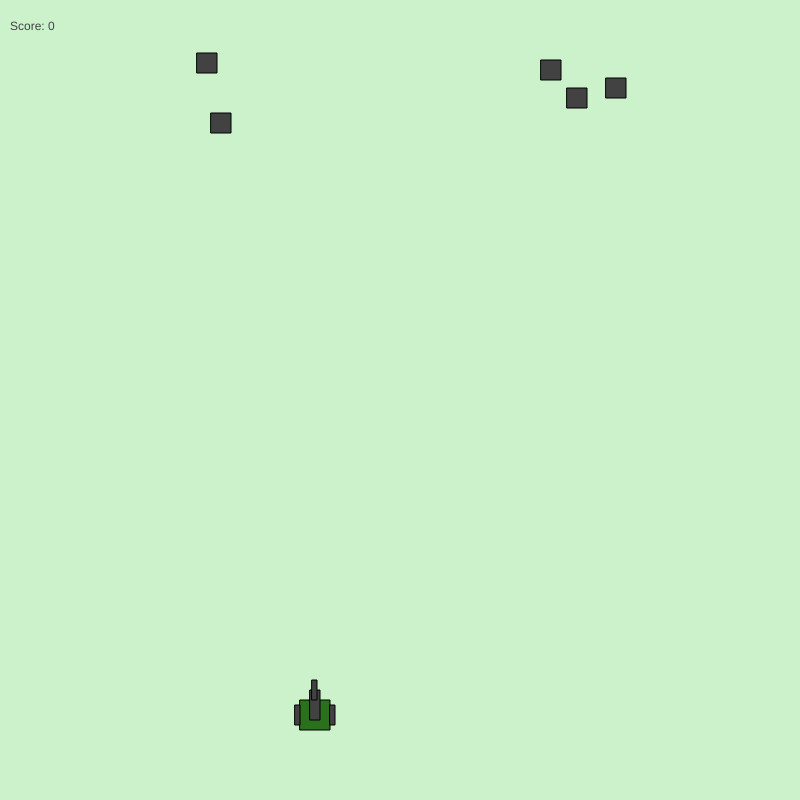
Frame 1 (no input)
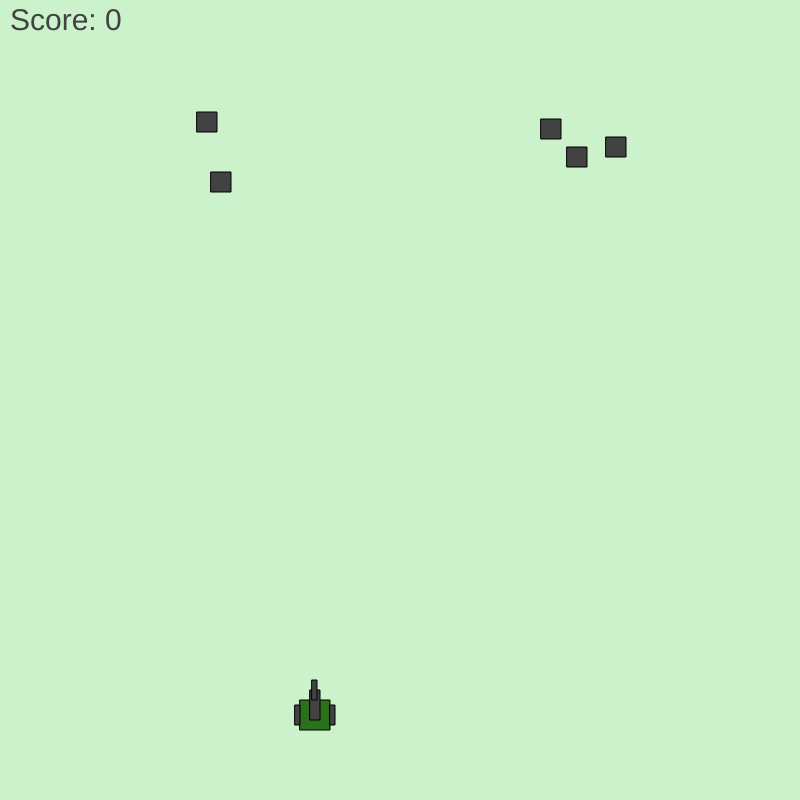
Frame 60 (no input)
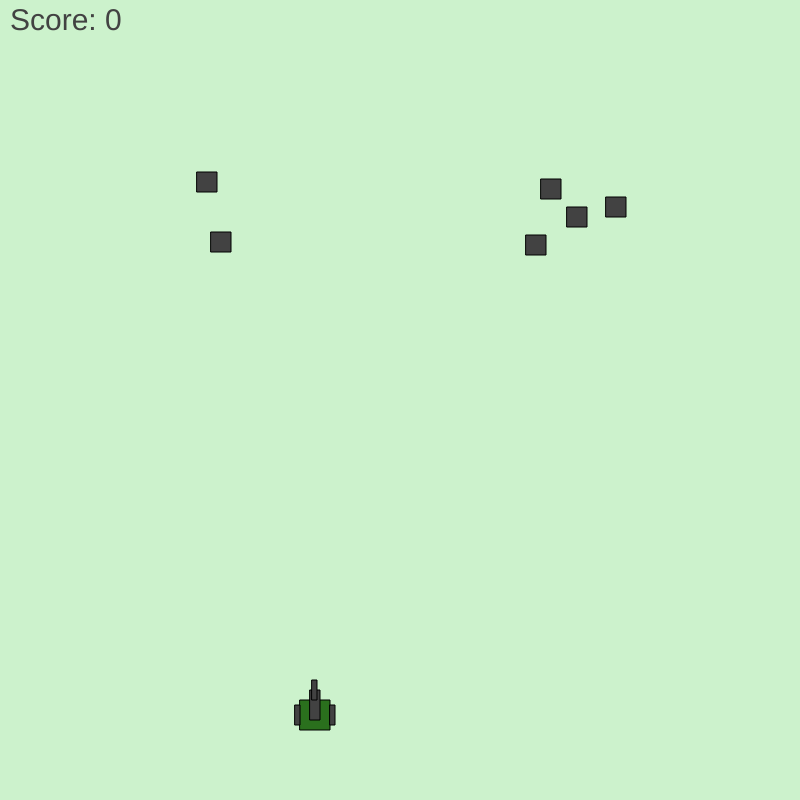
Frame 120 (the mouse pressed at the canvas centre since frame 60)

The p5.js sketch that drew these frames (run headless with seeded random() and noise() and a simulated clock; from frame 60 on, the mouse is pressed at the canvas centre):

// p5.js sketch
// ── sketch.js
let enemies = [];
let timer = 1;
let points = 0;

function setup() {
  createCanvas(800, 800);
  bullets = [];
  player = new Player(300, 700, 30);
  generateRandomEnemies();
}

function draw() {
  background("rgb(204,242,204)");
  player.draw();
  player.move();

  for (let i = 0; i < bullets.length; i++) {
    bullets[i].draw();
  }
  for (let i = 0; i < enemies.length; i++) {
    enemies[i].draw();
  }
  checkHit();

  if (frameCount % 60 == 0 && timer > 0) {
    timer--;
    if (timer == 0) {
      generateEnemy();
      timer = 1;
    }
  }

  text("Score: " + points, 10, 30);
  textSize(30);
}

function keyReleased(event) {
  console.log();
  if (event.code === "Space") {
    shoot();
  }
  return false;
}

function generateRandomEnemies() {
  for (let i = 0; i < 5; i++) {
    enemies.push(
      new Enemy(
        floor(random(20, width - 50)),
        floor(random(20, height / 3 - 50)),
        20
      )
    );
  }
}

function shoot() {
  let bullet = new Bullet(player.posX + 12, player.posY - 20, 5, 20);
  this.bullets.push(bullet);
  for (let i = 0; i < bullets.length; i++) {
    if (this.bullets[i].posY < 0) {
      bullets.splice(i, 1);
    }
  }
  console.log(bullets);
}

function checkHit() {
  for (let i = 0; i < bullets.length; i++) {
    for (let j = 0; j < enemies.length; j++) {
      let d = dist(
        bullets[i].posX,
        bullets[i].posY,
        enemies[j].posX,
        enemies[j].posY
      );
      if (d < enemies[j].size) {
        enemies.splice(j, 1);
        points++;
      }
    }
  }

  for (let i = 0; i < enemies.length; i++) {
    let d = dist(enemies[i].posX, enemies[i].posY, player.posX, player.posY);
    if (d < player.size) {
      points = 0;
      player.posX = 300;
      player.posY = 700;
      enemies = [];
      generateRandomEnemies();
    }
  }
}

function generateEnemy() {
  enemies.push(
    new Enemy(
      floor(random(20, width - 50)),
      floor(random(20, height / 3 - 50)),
      20
    )
  );
}

class Player {
  constructor(posX, posY, size) {
    this.posX = posX;
    this.posY = posY;
    this.size = size;
  }

  draw() {
    fill("#2A701D");
    rect(this.posX, this.posY, this.size, this.size);
    fill("#424242");
    rect(this.posX + 10, this.posY - 10, 10, 30);
    fill("#424242");
    rect(this.posX + 30, this.posY + 5, 5, 20);
    rect(this.posX - 5, this.posY + 5, 5, 20);
    rect(this.posX + 12, this.posY - 20, 5, 20);
  }

  move() {
    if (keyIsDown(LEFT_ARROW) && this.posX >= 5) {
      this.posX -= 5;
    }

    if (keyIsDown(RIGHT_ARROW) && this.posX <= width - player.size) {
      console.log(this.posX);
      this.posX += 5;
    }

    if (keyIsDown(UP_ARROW) && this.posY >= 5 + player.size) {
      this.posY -= 5;
    }

    if (keyIsDown(DOWN_ARROW) && this.posY <= height - player.size) {
      this.posY += 5;
    }
  }
}

class Enemy {
  constructor(posX, posY, size) {
    this.posX = posX;
    this.posY = posY;
    this.size = size;
  }
  draw() {
    rect(this.posX, this.posY, this.size, this.size);
    this.posY++;
  }
}

class Bullet {
  constructor(posX, posY, sizeX, sizeY) {
    this.posX = posX;
    this.posY = posY;
    this.sizeX = sizeX;
    this.sizeY = sizeY;
  }

  draw() {
    rect(this.posX, this.posY, this.sizeX, this.sizeY);
    this.posY = this.posY - 10;
  }
}
